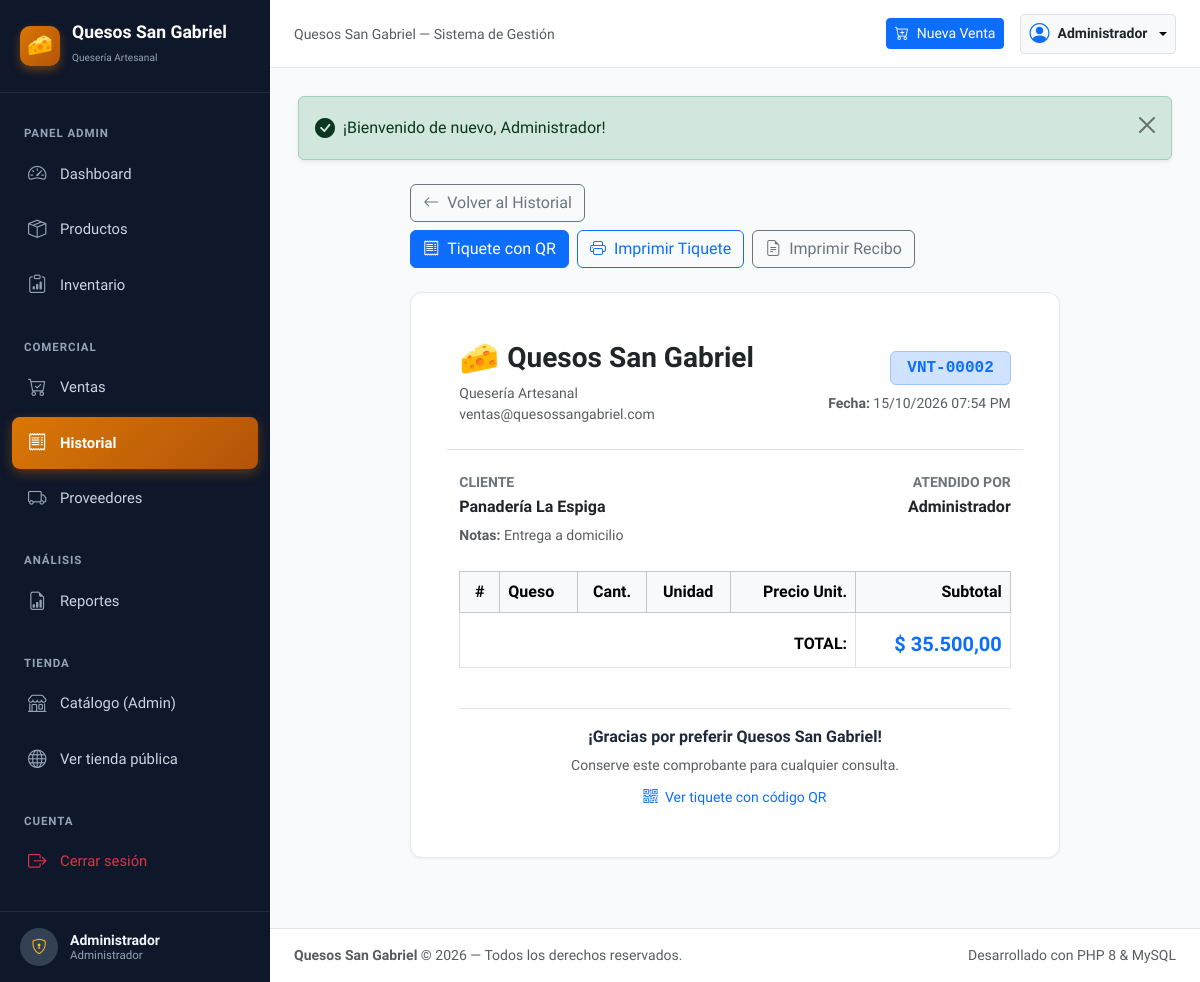
Page /index.php?c=historial&a=detalle&id=2 (signed in) on the committed database.
### tables this page shows
CREATE TABLE `ventas` (
  `id` INT AUTO_INCREMENT PRIMARY KEY,
  `numero_venta` VARCHAR(30) UNIQUE NOT NULL,
  `fecha` DATETIME NOT NULL DEFAULT CURRENT_TIMESTAMP,
  `total` DECIMAL(10,2) NOT NULL DEFAULT 0.00,
  `cliente` VARCHAR(100) NULL DEFAULT 'Cliente Mostrador',
  `notas` TEXT NULL,
  `usuario_id` INT NULL,
  INDEX `idx_fecha` (`fecha`),
  CONSTRAINT `fk_ventas_usuario` FOREIGN KEY (`usuario_id`) REFERENCES `usuarios` (`id`) ON DELETE SET NULL ON UPDATE CASCADE
);

CREATE TABLE `usuarios` (
  `id` INT AUTO_INCREMENT PRIMARY KEY,
  `nombre` VARCHAR(100) NOT NULL,
  `usuario` VARCHAR(50) NOT NULL UNIQUE,
  `password` VARCHAR(255) NOT NULL,
  `email` VARCHAR(100) NULL,
  `telefono` VARCHAR(30) NULL,
  `rol` ENUM('administrador', 'cliente') NOT NULL DEFAULT 'cliente',
  `creado_en` TIMESTAMP DEFAULT CURRENT_TIMESTAMP
);

### controllers/HistorialController.php (called while the page is built, shortened)
<?php
require_once __DIR__ . '/../config/helpers.php';
require_once __DIR__ . '/../models/Venta.php';
class HistorialController {
    private Venta $modeloVenta;
    public function __construct() {
        $this->modeloVenta = new Venta();
    }
    public function detalle(): void {
        $id = intval($_GET['id'] ?? 0);
        $venta = $this->modeloVenta->obtenerPorId($id);
        require_once __DIR__ . '/../views/historial/detalle.php';
    }
}

### index.php (called while the page is built, shortened)
<?php
require_once __DIR__ . '/config/helpers.php';
$accion      = sanitize($_GET['a'] ?? 'index');
$instancia = new $nombreClase();
$instancia->$accion();

### config/database.php (called while the page is built)
<?php
class Database {
    private static string $host = '127.0.0.1';
    private static string $dbName = 'gabriel_lacteos';
    private static string $username = 'root';
    private static string $password = '';
    private static string $charset = 'utf8mb4';
    private static ?PDO $connection = null;
    public static function getConnection(): PDO {
        if (self::$connection === null) {
            $dsn = "mysql:host=" . self::$host . ";dbname=" . self::$dbName . ";charset=" . self::$charset;
            $options = [
                PDO::ATTR_ERRMODE            => PDO::ERRMODE_EXCEPTION,
                PDO::ATTR_DEFAULT_FETCH_MODE => PDO::FETCH_ASSOC,
                PDO::ATTR_EMULATE_PREPARES   => false,
                PDO::MYSQL_ATTR_INIT_COMMAND => "SET NAMES utf8mb4"
            ];
            try {
                self::$connection = new PDO($dsn, self::$username, self::$password, $options);
            } catch (PDOException $e) {
                die("<div style='font-family:sans-serif; padding:20px; background:#ffe4e6; color:#9f1239; border-radius:8px; margin:20px; border:1px solid #f43f5e;'>
                        <h3>❌ Error de Conexión a la Base de Datos</h3>
                        <p><strong>Detalle:</strong> " . htmlspecialchars($e->getMessage()) . "</p>
                        <p>Por favor, asegúrate de que:</p>
                        <ul>
                            <li>MySQL esté iniciado en Laragon / XAMPP.</li>
                            <li>Hayas ejecutado el archivo <code>database.sql</code> para crear la base de datos <strong>gabriel_lacteos</strong>.</li>
                            <li>El usuario y contraseña en <code>config/database.php</code> coincidan con tu configuración local.</li>
                        </ul>
                     </div>");
            }
        }
        return self::$connection;
    }
}

### models/Venta.php (called while the page is built, shortened)
<?php
require_once __DIR__ . '/../config/database.php';
class Venta {
    private PDO $db;
    public function __construct() {
        $this->db = Database::getConnection();
    }
    public function obtenerPorId(int $id): ?array {
        $sqlVenta = "SELECT v.*, u.nombre as usuario_nombre
                     FROM ventas v
                     LEFT JOIN usuarios u ON v.usuario_id = u.id
                     WHERE v.id = :id LIMIT 1";
        $stmt = $this->db->prepare($sqlVenta);
        $stmt->execute([':id' => $id]);
        $venta = $stmt->fetch();
        $sqlDetalles = "SELECT dv.*, p.nombre as producto_nombre, p.codigo as producto_codigo, p.unidad_medida
                        FROM detalle_ventas dv
                        INNER JOIN productos p ON dv.producto_id = p.id
                        WHERE dv.venta_id = :id";
        $stmtDetalles = $this->db->prepare($sqlDetalles);
        $stmtDetalles->execute([':id' => $id]);
        $venta['detalles'] = $stmtDetalles->fetchAll();
        return $venta;
    }
}

### config/helpers.php (called while the page is built, shortened)
<?php
function formatearMoneda(float|int|string $valor): string {
    return '$ ' . number_format((float)$valor, 2, ',', '.');
}
function formatearFecha(string $fecha, bool $conHora = true): string {
    $timestamp = strtotime($fecha);
    $formato = $conHora ? 'd/m/Y h:i A' : 'd/m/Y';
    return date($formato, $timestamp);
}

### views/historial/detalle.php (the view, shortened to what this page needs)
<?php
require_once __DIR__ . '/../layouts/header.php';
?>
<div class="row justify-content-center">
    <div class="col-12 col-lg-9">
        <div class="d-flex flex-wrap justify-content-between align-items-center gap-2 mb-4 no-print">
            <a href="index.php?c=historial"
               class="btn btn-outline-secondary d-flex align-items-center gap-2">
                <i class="bi bi-arrow-left"></i> Volver al Historial
            </a>
            <div class="d-flex gap-2 flex-wrap">
                <a href="index.php?c=historial&a=factura&id=<?= $venta['id'] ?>"
                   class="btn btn-primary d-flex align-items-center gap-2"
                   target="_blank">
                    <i class="bi bi-receipt"></i> Tiquete con QR
                </a>
                <a href="index.php?c=historial&a=factura&id=<?= $venta['id'] ?>&print=1"
                   class="btn btn-outline-primary d-flex align-items-center gap-2"
                   target="_blank">
                    <i class="bi bi-printer"></i> Imprimir Tiquete
                </a>
                <button onclick="window.print()"
                        class="btn btn-outline-secondary d-flex align-items-center gap-2">
                    <i class="bi bi-file-earmark-text"></i> Imprimir Recibo
                </button>
            </div>
        </div>
        <div class="card-lacteo p-4 p-md-5">
            <div class="row align-items-center pb-4 mb-4 border-bottom">
                <div class="col-12 col-sm-7">
                    <div class="d-flex align-items-center gap-2 mb-2">
                        <span style="font-size:2rem;line-height:1">🧀</span>
                        <h3 class="fw-bold text-dark mb-0">Quesos San Gabriel</h3>
                    </div>
                    <p class="text-muted small mb-0">Quesería Artesanal</p>
                    <p class="text-muted small mb-0">ventas@quesossangabriel.com</p>
                </div>
                <div class="col-12 col-sm-5 text-sm-end mt-3 mt-sm-0">
                    <span class="badge bg-primary-subtle text-primary border border-primary-subtle
                                 fs-6 font-monospace px-3 py-2">
                        <?= htmlspecialchars($venta['numero_venta']) ?>
                    </span>
                    <div class="text-muted small mt-2">
                        <strong>Fecha:</strong> <?= formatearFecha($venta['fecha']) ?>
                    </div>
                </div>
            </div>
            <div class="row mb-4">
                <div class="col-6">
                    <h6 class="text-secondary small fw-bold text-uppercase mb-1">Cliente</h6>
                    <p class="fw-bold text-dark mb-1"><?= htmlspecialchars($venta['cliente']) ?></p>
                    <?php if (!empty($venta['notas'])): ?>
                        <small class="text-muted">
                            <strong>Notas:</strong> <?= htmlspecialchars($venta['notas']) ?>
                        </small>
                    <?php endif; ?>
                </div>
                <div class="col-6 text-end">
                    <h6 class="text-secondary small fw-bold text-uppercase mb-1">Atendido por</h6>
                    <p class="fw-semibold text-dark mb-0">
                        <?= htmlspecialchars($venta['usuario_nombre'] ?? 'Administrador') ?>
                    </p>
                </div>
            </div>
            <div class="table-responsive mb-4">
                <table class="table table-bordered align-middle">
                    <thead class="table-light">
                        <tr>
                            <th class="text-center" style="width:40px">#</th>
                            <th>Queso</th>
                            <th class="text-center">Cant.</th>
                            <th class="text-center">Unidad</th>
                            <th class="text-end">Precio Unit.</th>
                            <th class="text-end">Subtotal</th>
                        </tr>
                    </thead>
                    <tfoot>
                        <tr>
                            <td colspan="5" class="text-end fw-bold fs-6 pt-3">TOTAL:</td>
                            <td class="text-end fw-bold fs-5 text-primary pt-3">
                                <?= formatearMoneda($venta['total']) ?>
                            </td>
                        </tr>
                    </tfoot>
                </table>
            </div>
            <div class="text-center pt-3 border-top">
                <p class="fw-semibold mb-1">¡Gracias por preferir Quesos San Gabriel!</p>
                <small class="text-muted">
                    Conserve este comprobante para cualquier consulta.
                </small>
                <div class="mt-2">
                    <a href="index.php?c=historial&a=factura&id=<?= $venta['id'] ?>"
                       class="text-primary small text-decoration-none" target="_blank">
                        <i class="bi bi-qr-code me-1"></i>
                        Ver tiquete con código QR
                    </a>
                </div>
            </div>
        </div>
    </div>
</div>
<?php require_once __DIR__ . '/../layouts/footer.php'; ?>

### public/css/style.css (style rules this page uses)
:root { --sg-primary: #1d4ed8; --sg-primary-dark: #1e3a8a; --sg-primary-light: #3b82f6; --sg-gold: #d97706; --sg-gold-light: #fef3c7; --sg-gold-border: #fde68a; --sg-bg: #f8fafc; --sg-card-bg: #ffffff; --sg-sidebar-bg: #0f172a; --sg-sidebar-hover: #1e293b; --sg-text: #1e293b; --sg-text-muted: #64748b; --sg-border: #e2e8f0; --sg-success: #10b981; --sg-warning: #f59e0b; --sg-danger: #ef4444; --lacteo-primary: var(--sg-primary); --lacteo-primary-dark: var(--sg-primary-dark); --lacteo-primary-light: var(--sg-primary-light); --lacteo-accent: #0284c7; --lacteo-cream: var(--sg-gold-light); --lacteo-cream-border: var(--sg-gold-border); --lacteo-bg: var(--sg-bg); --lacteo-card-bg: var(--sg-card-bg); --lacteo-sidebar-bg: var(--sg-sidebar-bg); --lacteo-sidebar-hover: var(--sg-sidebar-hover); --lacteo-text: var(--sg-text); --lacteo-text-muted: var(--sg-text-muted); --lacteo-border: var(--sg-border); --lacteo-success: var(--sg-success); --lacteo-warning: var(--sg-warning); --lacteo-danger: var(--sg-danger); }
body { font-family: 'Plus Jakarta Sans', -apple-system, BlinkMacSystemFont, "Segoe UI", Roboto, sans-serif; background-color: var(--sg-bg); color: var(--sg-text); min-height: 100vh; overflow-x: hidden; }
.card-lacteo { background: var(--sg-card-bg); border: 1px solid var(--sg-border); border-radius: 12px; box-shadow: 0 1px 3px rgba(0,0,0,0.05); transition: transform 0.2s, box-shadow 0.2s; }
.card-lacteo .badge { font-size: 0.72rem; padding: 0.25rem 0.6rem; }
.card-lacteo, .badge, .btn { transition: all 0.2s ease; }

### rows in the picture
ventas: numero_venta "VNT-00002", fecha "15/10/2026 07:54 PM", cliente "Panadería La Espiga", notas "Entrega a domicilio", usuario.nombre "Administrador", total "$ 35.500,00"

### other values in the picture
$_SESSION['usuario_nombre'] "Administrador"
$usuarioActual "Administrador"
$flash['mensaje'] "¡Bienvenido de nuevo, Administrador!"
